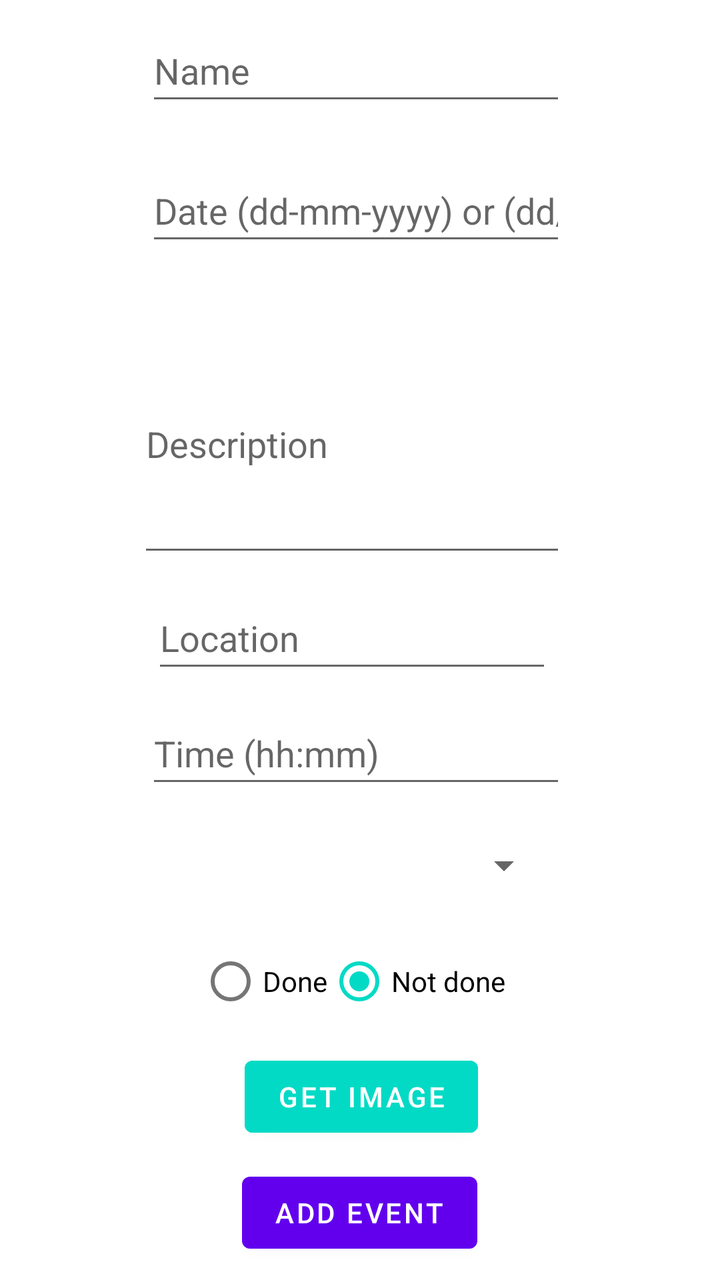
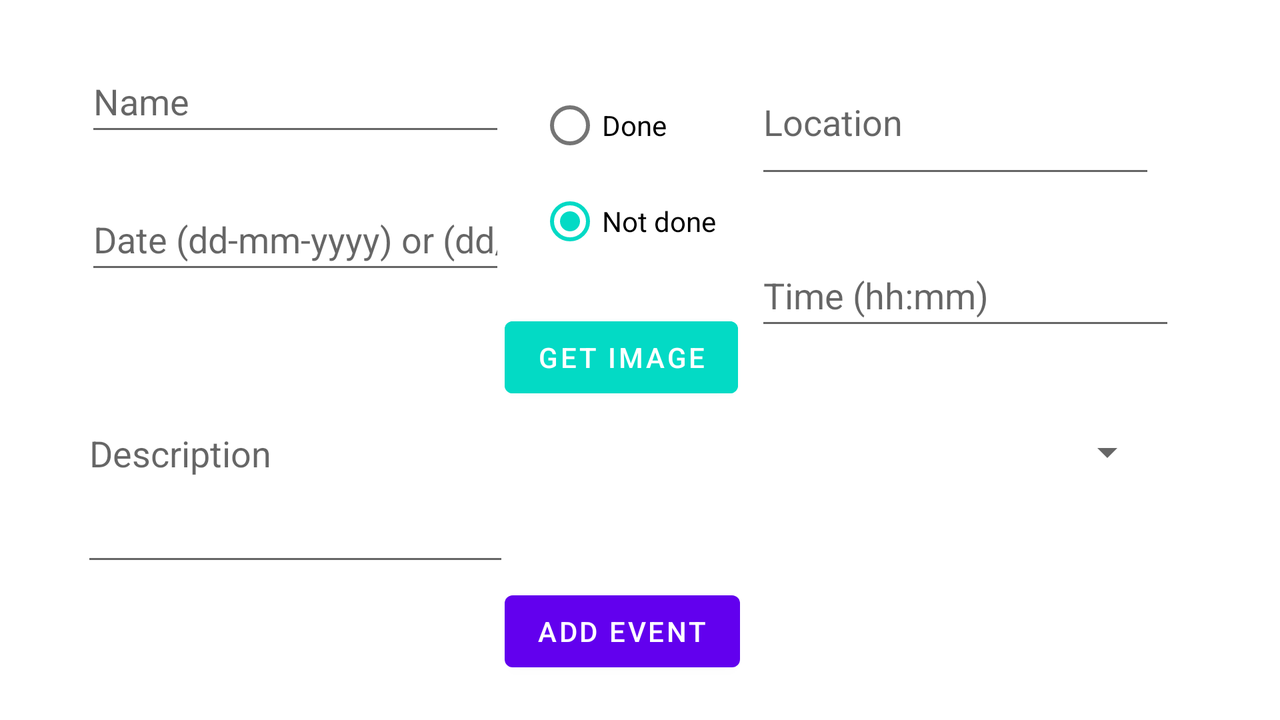

An Android layout and its configuration variant, each rendered on a device that would load it. The default file and the variant file are quoted in full after the pictures.
<!-- AndroidManifest.xml: application theme Theme.EventPlanner -->
<!-- res/layout/activity_add_event.xml -->
<?xml version="1.0" encoding="utf-8"?>
<androidx.constraintlayout.widget.ConstraintLayout xmlns:android="http://schemas.android.com/apk/res/android"
    xmlns:app="http://schemas.android.com/apk/res-auto"
    xmlns:tools="http://schemas.android.com/tools"
    android:layout_width="match_parent"
    android:layout_height="match_parent"
    tools:context=".view.activities.AddEventActivity">

    <EditText
        android:id="@+id/description"
        android:layout_width="214dp"
        android:layout_height="126dp"
        android:layout_marginTop="20dp"
        android:ems="10"
        android:hint="@string/description"
        android:inputType="textPersonName"
        android:lines="8"
        android:maxLines="8"
        app:layout_constraintBottom_toTopOf="@+id/location"
        app:layout_constraintEnd_toEndOf="@+id/date"
        app:layout_constraintHorizontal_bias="1.0"
        app:layout_constraintStart_toStartOf="@+id/date"
        app:layout_constraintTop_toBottomOf="@+id/date" />

    <Button
        android:id="@+id/getImage"
        android:layout_width="wrap_content"
        android:layout_height="wrap_content"
        android:text="Get Image"
        android:backgroundTint="@color/teal_200"
        app:layout_constraintBottom_toTopOf="@+id/btnAddEvent"
        app:layout_constraintEnd_toEndOf="@+id/categories"
        app:layout_constraintHorizontal_bias="0.554"
        app:layout_constraintStart_toStartOf="@+id/categories"
        app:layout_constraintTop_toBottomOf="@+id/radioGroup" />

    <ImageView
        android:id="@+id/img"
        android:layout_width="30dp"
        android:layout_height="30dp"
        app:layout_constraintBottom_toBottomOf="@+id/getImage"
        app:layout_constraintEnd_toEndOf="parent"
        app:layout_constraintHorizontal_bias="0.549"
        app:layout_constraintStart_toStartOf="@+id/getImage"
        app:layout_constraintTop_toTopOf="@+id/getImage"
        app:layout_constraintVertical_bias="0.428" />

    <EditText
        android:id="@+id/name"
        android:layout_width="wrap_content"
        android:layout_height="wrap_content"
        android:ems="10"
        android:hint="@string/name"

        android:inputType="textPersonName"
        android:minHeight="48dp"
        app:layout_constraintBottom_toTopOf="@+id/date"
        app:layout_constraintEnd_toEndOf="parent"
        app:layout_constraintHorizontal_bias="0.487"
        app:layout_constraintStart_toStartOf="parent"
        app:layout_constraintTop_toTopOf="parent"
        app:layout_constraintVertical_chainStyle="spread" />

    <EditText
        android:id="@+id/date"
        android:layout_width="wrap_content"
        android:layout_height="wrap_content"
        android:layout_marginTop="12dp"
        android:ems="10"
        android:hint="@string/date"
        android:inputType="date"
        android:minHeight="48dp"
        app:layout_constraintBottom_toTopOf="@+id/description"
        app:layout_constraintEnd_toEndOf="@+id/name"
        app:layout_constraintHorizontal_bias="0.5"
        app:layout_constraintStart_toStartOf="@+id/name"
        app:layout_constraintTop_toBottomOf="@+id/name" />

    <EditText
        android:id="@+id/location"
        android:layout_width="200dp"
        android:layout_height="48dp"
        android:ems="10"
        android:hint="@string/location"
        android:inputType="textPersonName"
        android:lines="2"
        app:layout_constraintBottom_toTopOf="@+id/time"
        app:layout_constraintEnd_toEndOf="@+id/description"
        app:layout_constraintHorizontal_bias="0.5"
        app:layout_constraintStart_toStartOf="@+id/description"
        app:layout_constraintTop_toBottomOf="@+id/description"
        app:layout_constraintVertical_bias="0.08" />

    <Spinner
        android:id="@+id/categories"
        android:layout_width="200dp"
        android:layout_height="wrap_content"
        android:contentDescription="@string/add"
        android:minHeight="48dp"
        android:spinnerMode="dropdown"
        app:layout_constraintBottom_toTopOf="@+id/radioGroup"
        app:layout_constraintEnd_toEndOf="@+id/location"
        app:layout_constraintHorizontal_bias="1.0"
        app:layout_constraintStart_toStartOf="@+id/location"
        app:layout_constraintTop_toBottomOf="@+id/time"
        app:layout_constraintVertical_bias="0.291" />

    <Button
        android:id="@+id/btnAddEvent"
        android:layout_width="wrap_content"
        android:layout_height="wrap_content"
        android:text="@string/add_event"
        app:layout_constraintBottom_toBottomOf="parent"
        app:layout_constraintEnd_toEndOf="@+id/categories"
        app:layout_constraintHorizontal_bias="0.548"
        app:layout_constraintStart_toStartOf="@+id/categories"
        app:layout_constraintTop_toBottomOf="@+id/getImage"
        app:layout_constraintVertical_bias="0.931" />

    <RadioGroup
        android:id="@+id/radioGroup"
        android:layout_width="wrap_content"
        android:layout_height="wrap_content"
        android:orientation="horizontal"
        app:layout_constraintBottom_toTopOf="@+id/getImage"
        app:layout_constraintEnd_toEndOf="@+id/categories"
        app:layout_constraintHorizontal_bias="0.5"
        app:layout_constraintStart_toStartOf="@+id/categories"
        app:layout_constraintTop_toBottomOf="@+id/categories"
        app:layout_constraintVertical_bias="0.786">

        <RadioButton
            android:id="@id/done"
            android:layout_width="wrap_content"
            android:layout_height="wrap_content"
            android:checked="false"
            android:text="@string/done" />

        <RadioButton
            android:id="@+id/notDone"
            android:layout_width="wrap_content"
            android:layout_height="wrap_content"
            android:checked="true"
            android:text="@string/not_done" />
    </RadioGroup>

    <EditText
        android:id="@+id/time"
        android:layout_width="wrap_content"
        android:layout_height="wrap_content"
        android:ems="10"
        android:hint="@string/time_hh_mm"
        android:inputType="time"
        android:minHeight="48dp"
        app:layout_constraintBottom_toTopOf="@+id/categories"
        app:layout_constraintEnd_toEndOf="@+id/date"
        app:layout_constraintHorizontal_bias="0.5"
        app:layout_constraintStart_toStartOf="@+id/date"
        app:layout_constraintTop_toBottomOf="@+id/location" />

</androidx.constraintlayout.widget.ConstraintLayout>
<!-- resources referenced by this layout -->
<resources>
  <color name="teal_200">#FF03DAC5</color>
  <string name="add">Add</string>
  <string name="add_event">Add Event</string>
  <string name="date">Date (dd-mm-yyyy) or (dd/mm/yyyy)</string>
  <string name="description">Description</string>
  <string name="done">Done</string>
  <string name="location">Location</string>
  <string name="name">Name</string>
  <string name="not_done">Not done</string>
  <string name="time_hh_mm">Time (hh:mm)</string>
  <style name="Theme.EventPlanner" parent="Theme.MaterialComponents.DayNight.DarkActionBar">
          
          <item name="colorPrimary">@color/purple_500</item>
          <item name="colorPrimaryVariant">@color/purple_700</item>
          <item name="colorOnPrimary">@color/white</item>
          
          <item name="colorSecondary">@color/teal_200</item>
          <item name="colorSecondaryVariant">@color/teal_700</item>
          <item name="colorOnSecondary">@color/black</item>
          
          <item name="android:statusBarColor">?attr/colorPrimaryVariant</item>
      </style>
  <color name="purple_500">#FF6200EE</color>
  <color name="purple_700">#FF3700B3</color>
  <color name="white">#FFFFFFFF</color>
  <color name="teal_700">#FF018786</color>
  <color name="black">#FF000000</color>
</resources>
<!-- res/layout-land/activity_add_event.xml (the repository's variant of the layout above) -->
<!-- drawn on the phone turned sideways -->
<?xml version="1.0" encoding="utf-8"?>
<androidx.constraintlayout.widget.ConstraintLayout xmlns:android="http://schemas.android.com/apk/res/android"
    xmlns:app="http://schemas.android.com/apk/res-auto"
    xmlns:tools="http://schemas.android.com/tools"
    android:layout_width="match_parent"
    android:layout_height="match_parent"
    tools:context=".view.activities.AddEventActivity">

    <Button
        android:id="@+id/getImage"
        android:layout_width="wrap_content"
        android:layout_height="wrap_content"
        android:backgroundTint="@color/teal_200"
        android:text="Get Image"
        app:layout_constraintBottom_toTopOf="@+id/btnAddEvent"
        app:layout_constraintEnd_toEndOf="@+id/radioGroup"
        app:layout_constraintHorizontal_bias="0.607"
        app:layout_constraintStart_toStartOf="@+id/radioGroup"
        app:layout_constraintTop_toBottomOf="@+id/radioGroup"
        app:layout_constraintVertical_bias="0.183" />

    <ImageView
        android:id="@+id/img"
        android:layout_width="30dp"
        android:layout_height="30dp"

        app:layout_constraintBottom_toTopOf="@+id/btnAddEvent"
        app:layout_constraintEnd_toEndOf="@+id/getImage"
        app:layout_constraintHorizontal_bias="0.494"
        app:layout_constraintStart_toStartOf="@+id/getImage"
        app:layout_constraintTop_toBottomOf="@+id/getImage"
        app:layout_constraintVertical_bias="0.288" />

    <EditText
        android:id="@+id/description"
        android:layout_width="214dp"
        android:layout_height="126dp"
        android:layout_marginTop="20dp"
        android:ems="10"
        android:hint="@string/description"
        android:inputType="textPersonName"
        android:lines="8"
        android:maxLines="8"
        app:layout_constraintEnd_toEndOf="@+id/date"
        app:layout_constraintHorizontal_bias="0.5"
        app:layout_constraintStart_toStartOf="@+id/date"
        app:layout_constraintTop_toBottomOf="@+id/date" />

    <EditText
        android:id="@+id/name"
        android:layout_width="wrap_content"
        android:layout_height="wrap_content"
        android:layout_marginTop="16dp"
        android:ems="10"
        android:hint="@string/name"
        android:inputType="textPersonName"
        android:minHeight="48dp"
        app:layout_constraintBottom_toTopOf="@+id/date"
        app:layout_constraintEnd_toEndOf="parent"
        app:layout_constraintHorizontal_bias="0.099"
        app:layout_constraintStart_toStartOf="parent"
        app:layout_constraintTop_toTopOf="parent" />

    <EditText
        android:id="@+id/date"
        android:layout_width="wrap_content"
        android:layout_height="wrap_content"
        android:layout_marginTop="12dp"
        android:ems="10"
        android:hint="@string/date"
        android:inputType="date"
        android:minHeight="48dp"
        app:layout_constraintBottom_toTopOf="@+id/description"
        app:layout_constraintEnd_toEndOf="@+id/name"
        app:layout_constraintHorizontal_bias="0.5"
        app:layout_constraintStart_toStartOf="@+id/name"
        app:layout_constraintTop_toBottomOf="@+id/name" />

    <EditText
        android:id="@+id/location"
        android:layout_width="200dp"
        android:layout_height="69dp"
        android:ems="10"
        android:hint="@string/location"
        android:inputType="textPersonName"
        android:lines="2"
        app:layout_constraintBottom_toTopOf="@+id/date"
        app:layout_constraintEnd_toEndOf="parent"
        app:layout_constraintHorizontal_bias="0.668"
        app:layout_constraintStart_toEndOf="@+id/name"
        app:layout_constraintTop_toTopOf="@+id/name"
        app:layout_constraintVertical_bias="0.0" />

    <Spinner
        android:id="@+id/categories"
        android:layout_width="200dp"
        android:layout_height="wrap_content"
        android:layout_marginTop="32dp"
        android:contentDescription="@string/add"
        android:minHeight="48dp"
        android:spinnerMode="dropdown"
        app:layout_constraintEnd_toEndOf="@+id/location"
        app:layout_constraintHorizontal_bias="0.0"
        app:layout_constraintStart_toStartOf="@+id/location"
        app:layout_constraintTop_toBottomOf="@+id/time" />


    <RadioGroup
        android:id="@+id/radioGroup"
        android:layout_width="wrap_content"
        android:layout_height="wrap_content"
        android:layout_marginBottom="160dp"
        android:orientation="vertical"
        app:layout_constraintBottom_toTopOf="@+id/btnAddEvent"
        app:layout_constraintEnd_toEndOf="@+id/categories"
        app:layout_constraintHorizontal_bias="0.51"
        app:layout_constraintStart_toStartOf="@+id/description"
        app:layout_constraintTop_toBottomOf="@+id/categories"
        app:layout_constraintVertical_bias="0.985">

        <RadioButton
            android:id="@id/done"
            android:layout_width="wrap_content"
            android:layout_height="wrap_content"
            android:checked="false"
            android:text="@string/done" />

        <RadioButton
            android:id="@+id/notDone"
            android:layout_width="wrap_content"
            android:layout_height="wrap_content"
            android:checked="true"
            android:text="@string/not_done" />

    </RadioGroup>

    <EditText
        android:id="@+id/time"
        android:layout_width="wrap_content"
        android:layout_height="wrap_content"
        android:layout_marginTop="28dp"
        android:ems="10"
        android:hint="@string/time_hh_mm"
        android:inputType="time"
        android:minHeight="48dp"
        app:layout_constraintEnd_toEndOf="@+id/location"
        app:layout_constraintHorizontal_bias="0.0"
        app:layout_constraintStart_toStartOf="@+id/location"
        app:layout_constraintTop_toBottomOf="@+id/location" />

    <Button
        android:id="@+id/btnAddEvent"
        android:layout_width="wrap_content"
        android:layout_height="wrap_content"
        android:text="@string/add_event"
        app:layout_constraintBottom_toBottomOf="parent"
        app:layout_constraintEnd_toEndOf="@+id/radioGroup"
        app:layout_constraintHorizontal_bias="0.586"
        app:layout_constraintStart_toStartOf="@+id/radioGroup"
        app:layout_constraintTop_toBottomOf="@+id/description"
        app:layout_constraintVertical_bias="0.146" />

</androidx.constraintlayout.widget.ConstraintLayout>
